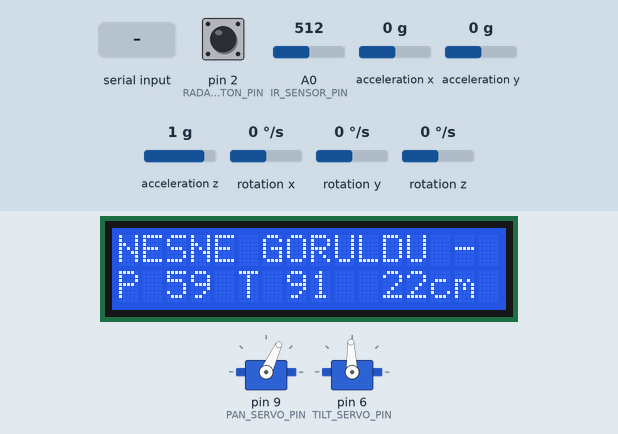
A sketch run on a simulated Arduino Uno, built with avr-gcc and run on an emulated ATmega328P. On the bench: 2 × servo, 16×2 character LCD. Wiring (inferred from the names in the program): MPU-6050 motion sensor at I2C address 0x68. Inputs (shaded band) come from the test bench; at power-on: pin 2 (RADAR_BUTTON_PIN) HIGH, A0 (IR_SENSOR_PIN) = 512, acceleration x 0 g, acceleration y 0 g, acceleration z 1 g, rotation x 0 °/s, rotation y 0 °/s, rotation z 0 °/s. Storage starts empty; what the sketch prints to the serial monitor is not drawn.

Above: at 2.8 s.
2.9 s: pin 2 (RADAR_BUTTON_PIN) pulled LOW for 0.15 s
At 3.44 s:
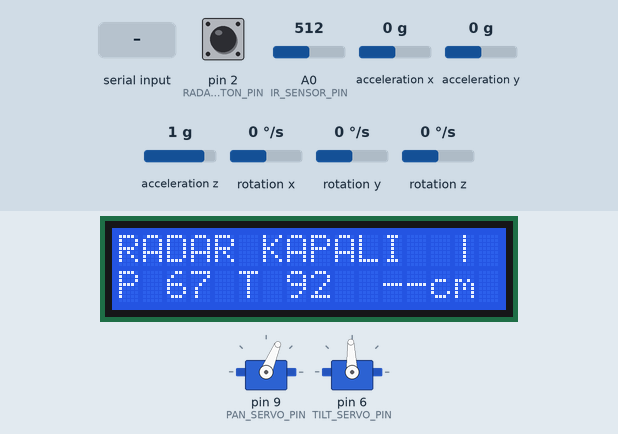
3.6 s: "START\n" received over Serial
At 4.04 s:
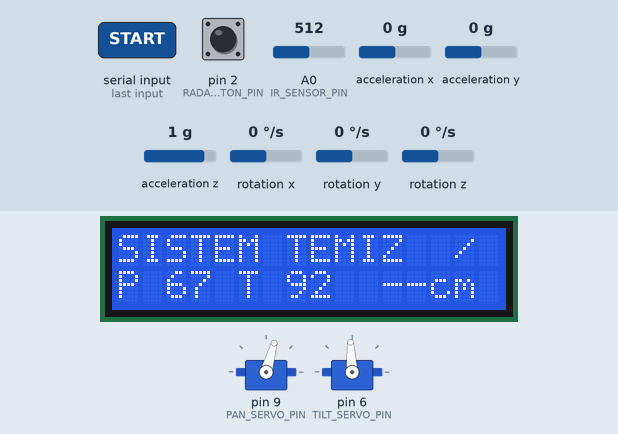
5.3 s: A0 (IR_SENSOR_PIN) set to 548
At 6.08 s:
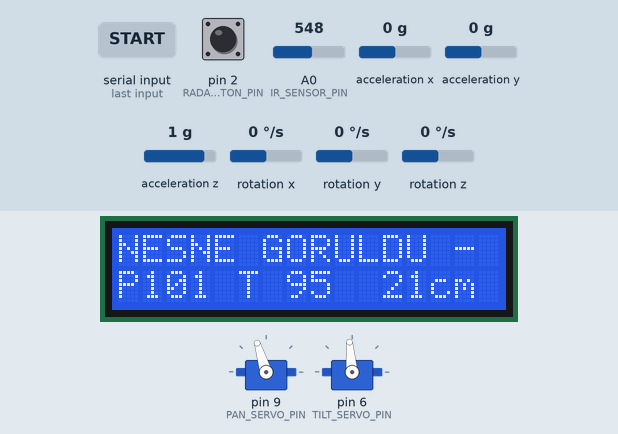
6.9 s: A0 (IR_SENSOR_PIN) set to 579
At 7.71 s:
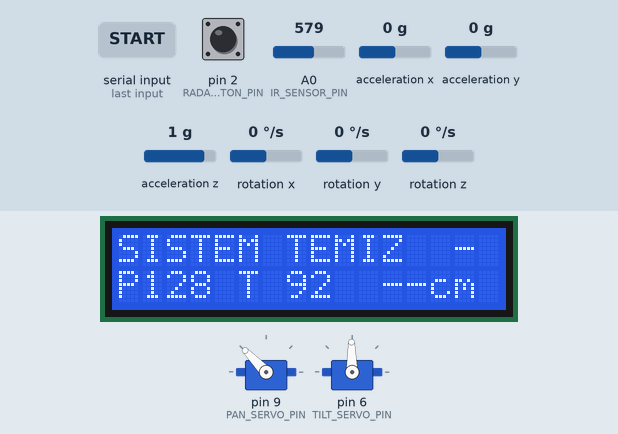
8.6 s: "STOP\n" received over Serial
At 9.15 s:
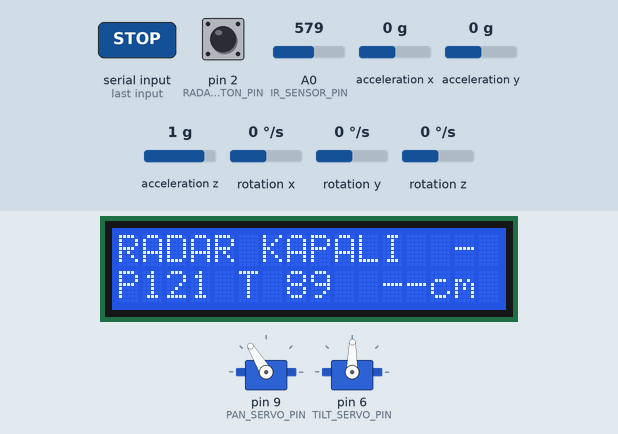
11.2 s: pin 2 (RADAR_BUTTON_PIN) pulled LOW for 1 s
At 12.96 s:
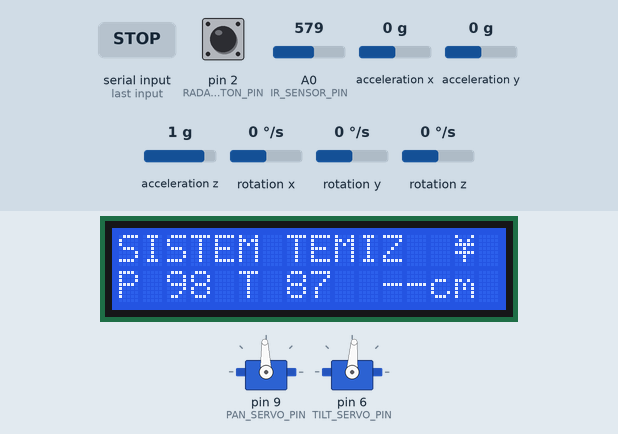
Timing chart, 0 to 13.8 s (numbered marks = the images above; inputs shaded):
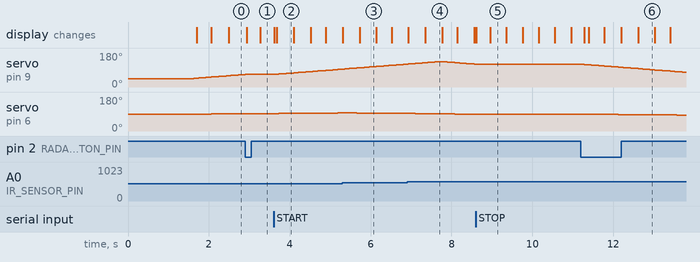

The sketch:

RadarPanTilt.ino
```cpp
#include <Wire.h>
#include <SPI.h>
#include <SdFat.h>
#include <Servo.h>
#include <LiquidCrystal_I2C.h>
#include <avr/io.h>
#include <math.h>
#include <string.h>

/*
  Arduino Uno Pan-Tilt IR Radar

  Donanim baglantilari:
  - MG90S pan servo sinyal  -> D9
  - SG90S tilt servo sinyal -> D6
  - Sharp GP2Y0A02YK0F Vo   -> A0
  - Ac/Kapat butonu         -> D2 ile GND arasi
  - SD kart CS              -> D4
  - SD kart MOSI/MISO/SCK   -> D11/D12/D13
  - MPU6050 SDA/SCL         -> A4/A5, adres: 0x68
  - I2C LCD SDA/SCL         -> A4/A5, adres: 0x3F

  Onemli:
  - Servo motorlari Arduino 5V pininden besleme. 4'lu pil yatagi +6V servo
    beslemesi icin uygundur; Arduino GND ile pil/servo GND ortak olmalidir.
  - GP2Y0A02YK0F pratik olcum araligi yaklasik 20-150 cm'dir.
*/

const byte PAN_SERVO_PIN = 9;
const byte TILT_SERVO_PIN = 6;
const byte IR_SENSOR_PIN = A0;
const byte RADAR_BUTTON_PIN = 2;
const byte SD_CS_PIN = 4;
const byte SPI_SS_PIN = 10;

const byte LCD_ADDR = 0x3F;
const byte MPU6050_ADDR = 0x68;
const byte LCD_COLS = 16;
const byte LCD_ROWS = 2;

const unsigned long SERIAL_BAUD = 115200;

// Mekanik yapina gore bu sinirlari degistir. 0-180 yerine sinirli tarama,
// servo disli ve kablo zorlanmasini azaltir.
const int PAN_MIN_DEG = 45;
const int PAN_MAX_DEG = 135;
const int PAN_STEP_DEG = 1;

// Tilt ekseni bilincli olarak kucuk acida gezdiriliyor.
const int TILT_MIN_DEG = 84;
const int TILT_MAX_DEG = 96;
const int TILT_STEP_DEG = 1;
const byte TILT_UPDATE_EVERY_N_PAN_STEPS = 8;

const unsigned int SERVO_UPDATE_MS = 55;
const unsigned int SENSOR_UPDATE_MS = 90;
const unsigned int LCD_UPDATE_MS = 400;
const unsigned int SD_LOG_UPDATE_MS = 1000;
const unsigned int SD_RETRY_MS = 3000;
const unsigned int BUTTON_DEBOUNCE_MS = 35;

// Bu esikten yakin ve sensor araliginda olan hedef LCD'de "NESNE" olarak yazilir.
const float MIN_VALID_CM = 20.0;
const float MAX_VALID_CM = 150.0;
const float DETECT_THRESHOLD_CM = 120.0;
const unsigned int VCC_WARNING_MV = 4650;

Servo panServo;
Servo tiltServo;
LiquidCrystal_I2C lcd(LCD_ADDR, LCD_COLS, LCD_ROWS);
SdFat sd;

int panAngle = PAN_MIN_DEG;
int panDirection = 1;
int tiltAngle = 90;
int tiltDirection = 1;
byte panStepCounter = 0;

unsigned long lastLcdUpdate = 0;
unsigned long lastSensorUpdate = 0;
unsigned long lastServoUpdate = 0;

float lastDistanceCm = NAN;
bool lastTargetDetected = false;
byte resetFlags = 0;
byte lcdHeartbeat = 0;

bool sdReady = false;
bool mpuReady = false;
unsigned long lastSdLogUpdate = 0;
unsigned long lastSdRetryMs = 0;
unsigned int lastVccMv = 0;

bool radarEnabled = true;
bool lastButtonReading = HIGH;
bool stableButtonState = HIGH;
unsigned long lastButtonChangeMs = 0;

char serialCommandBuffer[12];
byte serialCommandIndex = 0;

struct ImuData {
  int16_t ax;
  int16_t ay;
  int16_t az;
  int16_t temp;
  int16_t gx;
  int16_t gy;
  int16_t gz;
};

ImuData imu = {0, 0, 0, 0, 0, 0, 0};

float readSharpDistanceCm();
int readAnalogAverage(byte pin, byte sampleCount);
void handleButton();
void handleSerialCommands();
void processSerialCommand(const char *command);
void initMpu6050();
bool readMpu6050(ImuData *data);
int16_t readInt16();
void initSdCard();
void writeCsvHeaderIfNeeded();
void logScanToSd();
unsigned int readVccMv();
void setRadarEnabled(bool enabled);
void updatePanTilt();
void updateLcd(float distanceCm, bool targetDetected);
void sendTelemetry();
const char *resetReasonText();

void setup() {
  resetFlags = MCUSR;
  MCUSR = 0;

  Serial.begin(SERIAL_BAUD);
  Serial.println(F("{\"type\":\"boot\",\"name\":\"PanTiltIRRadar\",\"baud\":115200}"));

  pinMode(RADAR_BUTTON_PIN, INPUT_PULLUP);

  panServo.attach(PAN_SERVO_PIN);
  tiltServo.attach(TILT_SERVO_PIN);

  panServo.write(panAngle);
  tiltServo.write(tiltAngle);

  Wire.begin();

  // Servo akim darbeleri veya zayif kablo nedeniyle I2C bus kilitlenirse
  // Wire sonsuza kadar beklemesin; bus resetlenip sistem akmaya devam etsin.
  Wire.setWireTimeout(25000, true);

  initMpu6050();
  initSdCard();

  lcd.init();
  lcd.backlight();
  lcd.clear();
  lcd.setCursor(0, 0);
  lcd.print("Pan-Tilt Radar");
  lcd.setCursor(0, 1);
  lcd.print("Reset:");
  lcd.print(resetReasonText());
  delay(1500);
  lcd.clear();
}

void loop() {
  unsigned long now = millis();

  handleButton();
  handleSerialCommands();

  if (radarEnabled && now - lastServoUpdate >= SERVO_UPDATE_MS) {
    updatePanTilt();
    lastServoUpdate = now;
  }

  if (radarEnabled && now - lastSensorUpdate >= SENSOR_UPDATE_MS) {
    lastDistanceCm = readSharpDistanceCm();
    lastVccMv = readVccMv();
    if (mpuReady) {
      mpuReady = readMpu6050(&imu);
    }
    lastTargetDetected = !isnan(lastDistanceCm) && lastDistanceCm <= DETECT_THRESHOLD_CM;
    sendTelemetry();
    lastSensorUpdate = now;
  }

  if (radarEnabled && sdReady && now - lastSdLogUpdate >= SD_LOG_UPDATE_MS) {
    logScanToSd();
    lastSdLogUpdate = now;
  }

  if (!sdReady && now - lastSdRetryMs >= SD_RETRY_MS) {
    initSdCard();
    lastSdRetryMs = now;
  }

  if (now - lastLcdUpdate >= LCD_UPDATE_MS) {
    updateLcd(lastDistanceCm, lastTargetDetected);
    lastLcdUpdate = now;
  }
}

void handleButton() {
  bool reading = digitalRead(RADAR_BUTTON_PIN);
  unsigned long now = millis();

  if (reading != lastButtonReading) {
    lastButtonChangeMs = now;
    lastButtonReading = reading;
  }

  if ((now - lastButtonChangeMs) >= BUTTON_DEBOUNCE_MS && reading != stableButtonState) {
    stableButtonState = reading;

    // INPUT_PULLUP kullanildigi icin butona basilinca pin LOW olur.
    if (stableButtonState == LOW) {
      setRadarEnabled(!radarEnabled);
    }
  }
}

void handleSerialCommands() {
  while (Serial.available() > 0) {
    char incoming = Serial.read();

    if (incoming == '\n' || incoming == '\r') {
      if (serialCommandIndex > 0) {
        serialCommandBuffer[serialCommandIndex] = '\0';
        processSerialCommand(serialCommandBuffer);
        serialCommandIndex = 0;
      }
    } else if (serialCommandIndex < sizeof(serialCommandBuffer) - 1) {
      serialCommandBuffer[serialCommandIndex++] = incoming;
    } else {
      serialCommandIndex = 0;
    }
  }
}

void processSerialCommand(const char *command) {
  if (strcmp(command, "START") == 0 || strcmp(command, "1") == 0) {
    setRadarEnabled(true);
  } else if (strcmp(command, "STOP") == 0 || strcmp(command, "0") == 0) {
    setRadarEnabled(false);
  } else if (strcmp(command, "TOGGLE") == 0 || strcmp(command, "T") == 0) {
    setRadarEnabled(!radarEnabled);
  } else if (strcmp(command, "STATUS") == 0 || strcmp(command, "?") == 0) {
    sendTelemetry();
  }
}

void initMpu6050() {
  Wire.beginTransmission(MPU6050_ADDR);
  Wire.write(0x6B);
  Wire.write(0x00);
  mpuReady = (Wire.endTransmission() == 0);

  if (!mpuReady) {
    return;
  }

  // Ivme: +/-2g, jiroskop: +/-250 deg/s. Baslangic icin en hassas araliklar.
  Wire.beginTransmission(MPU6050_ADDR);
  Wire.write(0x1C);
  Wire.write(0x00);
  Wire.endTransmission();

  Wire.beginTransmission(MPU6050_ADDR);
  Wire.write(0x1B);
  Wire.write(0x00);
  Wire.endTransmission();
}

bool readMpu6050(ImuData *data) {
  Wire.beginTransmission(MPU6050_ADDR);
  Wire.write(0x3B);
  if (Wire.endTransmission(false) != 0) {
    return false;
  }

  if (Wire.requestFrom(MPU6050_ADDR, (byte)14) != 14) {
    return false;
  }

  data->ax = readInt16();
  data->ay = readInt16();
  data->az = readInt16();
  data->temp = readInt16();
  data->gx = readInt16();
  data->gy = readInt16();
  data->gz = readInt16();
  return true;
}

int16_t readInt16() {
  byte highByte = Wire.read();
  byte lowByte = Wire.read();
  return (int16_t)((highByte << 8) | lowByte);
}

void initSdCard() {
  pinMode(SD_CS_PIN, OUTPUT);
  pinMode(SPI_SS_PIN, OUTPUT);
  digitalWrite(SPI_SS_PIN, HIGH);

  // Yeni kart FAT olarak bicimlendirilmis. SdFat sinifi FAT16/FAT32
  // kartlar icin Uno'da daha hafif ve yeterlidir.
  // 2 MHz breadboard/jumper kablolarda 4 MHz'e gore daha kararli olabilir.
  sdReady = sd.begin(SD_CS_PIN, SD_SCK_MHZ(2));

  if (sdReady) {
    writeCsvHeaderIfNeeded();
  }
}

void writeCsvHeaderIfNeeded() {
  if (sd.exists("RADAR.CSV")) {
    return;
  }

  File file = sd.open("RADAR.CSV", O_WRITE | O_CREAT | O_AT_END);
  if (!file) {
    sdReady = false;
    return;
  }

  file.println(F("uptime_ms,enabled,pan_deg,tilt_deg,target,distance_cm,vcc_mv,ax,ay,az,gx,gy,gz"));
  file.close();
}

void logScanToSd() {
  File file = sd.open("RADAR.CSV", O_WRITE | O_CREAT | O_AT_END);
  if (!file) {
    sdReady = false;
    return;
  }

  file.print(millis());
  file.print(',');
  file.print(radarEnabled ? 1 : 0);
  file.print(',');
  file.print(panAngle);
  file.print(',');
  file.print(tiltAngle);
  file.print(',');
  file.print(lastTargetDetected ? 1 : 0);
  file.print(',');

  if (isnan(lastDistanceCm)) {
    file.print(F("nan"));
  } else {
    file.print(lastDistanceCm, 1);
  }

  file.print(',');
  file.print(lastVccMv);
  file.print(',');
  file.print(imu.ax);
  file.print(',');
  file.print(imu.ay);
  file.print(',');
  file.print(imu.az);
  file.print(',');
  file.print(imu.gx);
  file.print(',');
  file.print(imu.gy);
  file.print(',');
  file.println(imu.gz);
  file.close();
}

unsigned int readVccMv() {
  // ATmega328P: 1.1V internal reference measured against AVcc.
  // Sonuc, Arduino'nun 5V hattinin yaklasik milivolt degeridir.
  ADMUX = _BV(REFS0) | _BV(MUX3) | _BV(MUX2) | _BV(MUX1);
  delayMicroseconds(250);
  ADCSRA |= _BV(ADSC);

  while (bit_is_set(ADCSRA, ADSC)) {
  }

  unsigned int adc = ADC;
  if (adc == 0) {
    return 0;
  }

  return (unsigned int)(1125300L / adc);
}

void setRadarEnabled(bool enabled) {
  radarEnabled = enabled;

  if (radarEnabled) {
    if (!panServo.attached()) {
      panServo.attach(PAN_SERVO_PIN);
    }

    if (!tiltServo.attached()) {
      tiltServo.attach(TILT_SERVO_PIN);
    }

    panServo.write(panAngle);
    tiltServo.write(tiltAngle);
    lastSensorUpdate = millis();
    lastServoUpdate = millis();
  } else {
    // Kapali modda servo PWM sinyali kesilir; motor titremesi ve akim azalir.
    panServo.detach();
    tiltServo.detach();
    lastTargetDetected = false;
    lastDistanceCm = NAN;
  }

  lcd.clear();
  sendTelemetry();
}

void updatePanTilt() {
  panAngle += panDirection * PAN_STEP_DEG;

  if (panAngle >= PAN_MAX_DEG) {
    panAngle = PAN_MAX_DEG;
    panDirection = -1;
  } else if (panAngle <= PAN_MIN_DEG) {
    panAngle = PAN_MIN_DEG;
    panDirection = 1;
  }

  panStepCounter++;
  if (panStepCounter >= TILT_UPDATE_EVERY_N_PAN_STEPS) {
    panStepCounter = 0;
    tiltAngle += tiltDirection * TILT_STEP_DEG;

    if (tiltAngle >= TILT_MAX_DEG) {
      tiltAngle = TILT_MAX_DEG;
      tiltDirection = -1;
    } else if (tiltAngle <= TILT_MIN_DEG) {
      tiltAngle = TILT_MIN_DEG;
      tiltDirection = 1;
    }
  }

  panServo.write(panAngle);
  tiltServo.write(tiltAngle);
}

float readSharpDistanceCm() {
  int adc = readAnalogAverage(IR_SENSOR_PIN, 9);

  // Arduino Uno ADC: 0-1023 -> 0-5V. GP2Y0A02YK0F icin ampirik model.
  // Model ozellikle 20-150 cm bandinda anlamlidir; band disinda NaN dondurulur.
  float voltage = adc * (5.0 / 1023.0);
  if (voltage < 0.35) {
    return NAN;
  }

  float distanceCm = 61.573 * pow(voltage, -1.1068);
  if (distanceCm < MIN_VALID_CM || distanceCm > MAX_VALID_CM) {
    return NAN;
  }

  return distanceCm;
}

int readAnalogAverage(byte pin, byte sampleCount) {
  unsigned int total = 0;

  for (byte i = 0; i < sampleCount; i++) {
    total += analogRead(pin);
    delayMicroseconds(900);
  }

  return total / sampleCount;
}

void updateLcd(float distanceCm, bool targetDetected) {
  char line[LCD_COLS + 1];
  char distanceText[4];
  const char heartbeatChars[] = "|/-\\";

  lcd.setCursor(0, 0);

  if (radarEnabled && lastVccMv > 0 && lastVccMv < VCC_WARNING_MV) {
    snprintf(line, sizeof(line), "GUC DUSUK %4dmV", lastVccMv);
  } else if (!radarEnabled) {
    snprintf(line, sizeof(line), "RADAR KAPALI  %c", heartbeatChars[lcdHeartbeat]);
  } else if (targetDetected) {
    snprintf(line, sizeof(line), "NESNE GORULDU %c", heartbeatChars[lcdHeartbeat]);
  } else {
    snprintf(line, sizeof(line), "SISTEM TEMIZ  %c", heartbeatChars[lcdHeartbeat]);
  }
  lcd.print(line);

  for (byte i = strlen(line); i < LCD_COLS; i++) {
    lcd.print(" ");
  }

  if (!radarEnabled) {
    snprintf(distanceText, sizeof(distanceText), "--");
  } else if (isnan(distanceCm)) {
    snprintf(distanceText, sizeof(distanceText), "--");
  } else {
    int roundedDistance = (int)(distanceCm + 0.5);
    snprintf(distanceText, sizeof(distanceText), "%3d", roundedDistance);
  }

  snprintf(line, sizeof(line), "P%3d T%3d %3scm", panAngle, tiltAngle, distanceText);
  lcd.setCursor(0, 1);
  lcd.print(line);

  // Onceki uzun yazilardan kalan karakterleri temizle.
  for (byte i = strlen(line); i < LCD_COLS; i++) {
    lcd.print(" ");
  }

  lcdHeartbeat = (lcdHeartbeat + 1) % 4;
}

void sendTelemetry() {
  Serial.print(F("{\"type\":\"scan\",\"enabled\":"));
  Serial.print(radarEnabled ? F("true") : F("false"));
  Serial.print(F(",\"pan\":"));
  Serial.print(panAngle);
  Serial.print(F(",\"tilt\":"));
  Serial.print(tiltAngle);
  Serial.print(F(",\"target\":"));
  Serial.print(lastTargetDetected ? F("true") : F("false"));
  Serial.print(F(",\"distance_cm\":"));

  if (isnan(lastDistanceCm)) {
    Serial.print(F("null"));
  } else {
    Serial.print(lastDistanceCm, 1);
  }

  Serial.print(F(",\"threshold_cm\":"));
  Serial.print(DETECT_THRESHOLD_CM, 0);
  Serial.print(F(",\"vcc_mv\":"));
  Serial.print(lastVccMv);
  Serial.print(F(",\"sd\":"));
  Serial.print(sdReady ? F("true") : F("false"));
  Serial.print(F(",\"mpu\":"));
  Serial.print(mpuReady ? F("true") : F("false"));
  Serial.print(F(",\"imu\":{\"ax\":"));
  Serial.print(imu.ax);
  Serial.print(F(",\"ay\":"));
  Serial.print(imu.ay);
  Serial.print(F(",\"az\":"));
  Serial.print(imu.az);
  Serial.print(F(",\"gx\":"));
  Serial.print(imu.gx);
  Serial.print(F(",\"gy\":"));
  Serial.print(imu.gy);
  Serial.print(F(",\"gz\":"));
  Serial.print(imu.gz);
  Serial.print(F("}"));
  Serial.print(F(",\"uptime_ms\":"));
  Serial.print(millis());
  Serial.println(F("}"));
}

const char *resetReasonText() {
  if (resetFlags & _BV(BORF)) {
    return "BOR";
  }

  if (resetFlags & _BV(WDRF)) {
    return "WDT";
  }

  if (resetFlags & _BV(EXTRF)) {
    return "EXT";
  }

  if (resetFlags & _BV(PORF)) {
    return "POR";
  }

  return "UNK";
}
```

Measured:
- the behaviour switches between 565 and 566 on A0 (IR_SENSOR_PIN) (found by bisection; images 3 and 4)
- after the input at 2.9 s, servo on pin 9 (PAN_SERVO_PIN): goes on until 2.9 s, then stays 67°; servo on pin 6 (TILT_SERVO_PIN): stays 92° (without the input it goes to 93° after 0.13 s); the display: first changes at once (image 1 shows a later state)
- after the input at 3.6 s, servo on pin 9 (PAN_SERVO_PIN): moves from 67° to 94° over 1.6 s, starting after 0.08 s; servo on pin 6 (TILT_SERVO_PIN): 92° → 93° after 0.13 s, → 94° 0.48 s later, → 95° 0.48 s later, → 96° 0.49 s later; the display: first changes at once (image 2 shows a later state)
- after the input at 6.9 s, the display: first differs from a run without the input after 0.46 s (image 4)
- after the input at 8.6 s, servo on pin 9 (PAN_SERVO_PIN): stays 121° (without the input it goes to 120° after 0.02 s); servo on pin 6 (TILT_SERVO_PIN): stays 89° (without the input it goes to 88° after 0.44 s); the display: first changes at once (image 5 shows a later state)
- after the input at 11.2 s, servo on pin 9 (PAN_SERVO_PIN): moves from 121° to 78° over 2.5 s, starting after 0.05 s; servo on pin 6 (TILT_SERVO_PIN): moves from 89° to 84° over 1.9 s, starting after 0.44 s; the display: first changes after 0.09 s (image 6 shows a later state)
- what the display in image 2 shows lasts 0.4 s, from 3.7 s to 4.1 s
